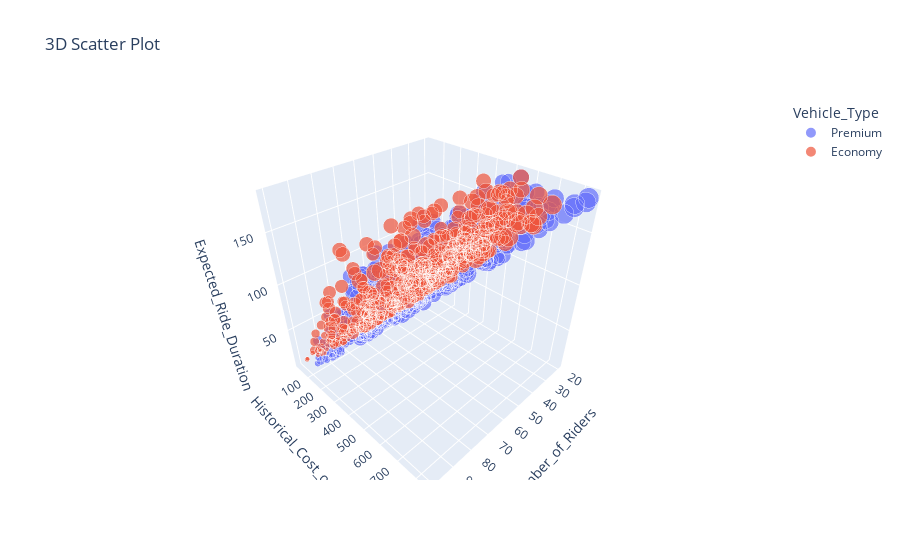

The code cell stored with this chart in its notebook:
### Code cell
import plotly.express as px

# 3D scatter plot for multivariate analysis
fig = px.scatter_3d(df, x='Number_of_Riders', y='Historical_Cost_of_Ride', z='Expected_Ride_Duration',
                    color='Vehicle_Type', size='Historical_Cost_of_Ride', title='3D Scatter Plot')
fig.show()
import plotly.express as px

### Figure 1 — Plotly figure (JSON) as saved in the notebook; plotly's stock layout.template omitted (floating-point values rounded to 4 significant figures; data arrays with more than 128 entries replaced by an {"elided": "..."} marker saying what was removed)
{"data": [{"hovertemplate": "Vehicle_Type=Premium<br>Number_of_Riders=%{x}<br>Historical_Cost_of_Ride=%{marker.size}<br>Expected_Ride_Duration=%{z}<extra></extra>", "legendgroup": "Premium", "marker": {"color": "#636efa", "size": {"elided": "522 float values"}, "sizemode": "area", "sizeref": 2.09, "symbol": "circle"}, "mode": "markers", "name": "Premium", "scene": "scene", "showlegend": true, "type": "scatter3d", "x": {"elided": "522 int values"}, "y": {"elided": "522 float values"}, "z": {"elided": "522 int values"}}, {"hovertemplate": "Vehicle_Type=Economy<br>Number_of_Riders=%{x}<br>Historical_Cost_of_Ride=%{marker.size}<br>Expected_Ride_Duration=%{z}<extra></extra>", "legendgroup": "Economy", "marker": {"color": "#EF553B", "size": {"elided": "478 float values"}, "sizemode": "area", "sizeref": 2.09, "symbol": "circle"}, "mode": "markers", "name": "Economy", "scene": "scene", "showlegend": true, "type": "scatter3d", "x": {"elided": "478 int values"}, "y": {"elided": "478 float values"}, "z": {"elided": "478 int values"}}], "layout": {"legend": {"itemsizing": "constant", "title": {"text": "Vehicle_Type"}, "tracegroupgap": 0}, "scene": {"domain": {"x": [0, 1], "y": [0, 1]}, "xaxis": {"title": {"text": "Number_of_Riders"}}, "yaxis": {"title": {"text": "Historical_Cost_of_Ride"}}, "zaxis": {"title": {"text": "Expected_Ride_Duration"}}}, "title": {"text": "3D Scatter Plot"}}}
